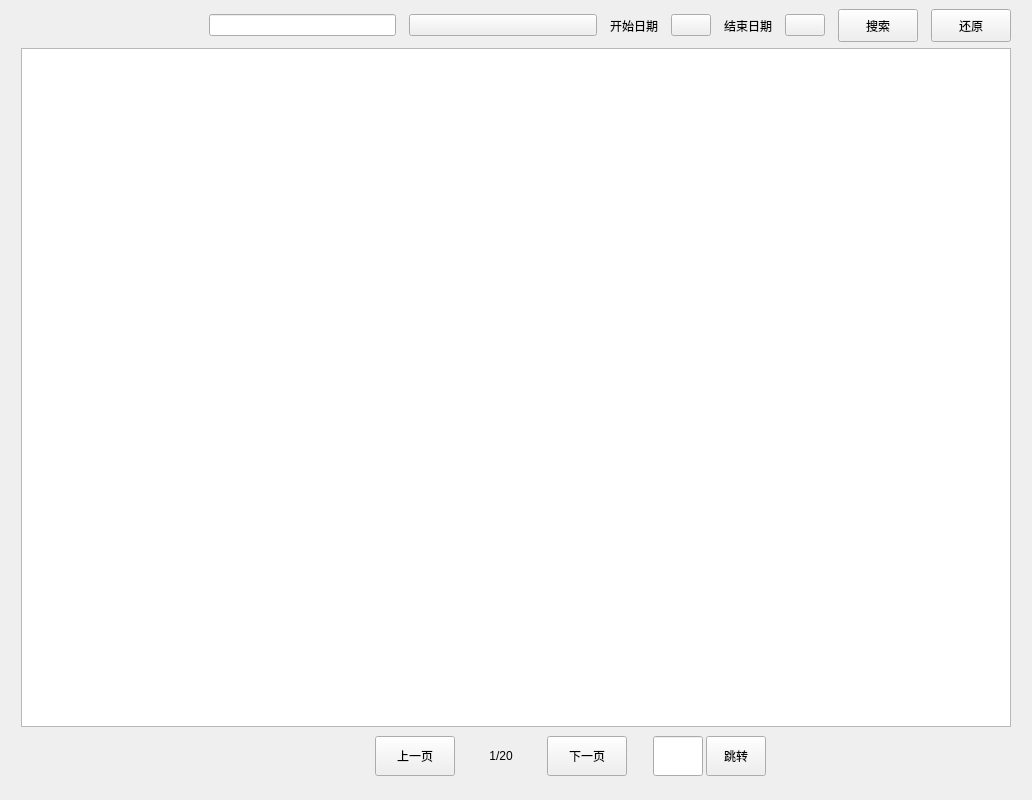
<?xml version="1.0" encoding="UTF-8"?>
<ui version="4.0">
 <class>Frame</class>
 <widget class="QFrame" name="Frame">
  <property name="geometry">
   <rect>
    <x>0</x>
    <y>0</y>
    <width>1032</width>
    <height>800</height>
   </rect>
  </property>
  <property name="windowTitle">
   <string>Frame</string>
  </property>
  <layout class="QVBoxLayout" name="verticalLayout_2">
   <property name="leftMargin">
    <number>21</number>
   </property>
   <property name="topMargin">
    <number>9</number>
   </property>
   <property name="rightMargin">
    <number>21</number>
   </property>
   <property name="bottomMargin">
    <number>21</number>
   </property>
   <item>
    <widget class="QFrame" name="frame">
     <property name="frameShape">
      <enum>QFrame::Shape::NoFrame</enum>
     </property>
     <property name="frameShadow">
      <enum>QFrame::Shadow::Raised</enum>
     </property>
     <layout class="QHBoxLayout" name="horizontalLayout">
      <property name="spacing">
       <number>13</number>
      </property>
      <property name="leftMargin">
       <number>0</number>
      </property>
      <property name="topMargin">
       <number>0</number>
      </property>
      <property name="rightMargin">
       <number>0</number>
      </property>
      <property name="bottomMargin">
       <number>0</number>
      </property>
      <item>
       <spacer name="horizontalSpacer_5">
        <property name="orientation">
         <enum>Qt::Orientation::Horizontal</enum>
        </property>
        <property name="sizeHint" stdset="0">
         <size>
          <width>40</width>
          <height>20</height>
         </size>
        </property>
       </spacer>
      </item>
      <item>
       <widget class="SearchLineEdit" name="search_input"/>
      </item>
      <item>
       <widget class="ComboBox" name="ComboBox">
        <property name="sizePolicy">
         <sizepolicy hsizetype="Expanding" vsizetype="Fixed">
          <horstretch>0</horstretch>
          <verstretch>0</verstretch>
         </sizepolicy>
        </property>
        <property name="text">
         <string/>
        </property>
       </widget>
      </item>
      <item>
       <widget class="CaptionLabel" name="CaptionLabel">
        <property name="text">
         <string>开始日期</string>
        </property>
        <property name="pixelFontSize" stdset="0">
         <number>14</number>
        </property>
       </widget>
      </item>
      <item>
       <widget class="CalendarPicker" name="start_date">
        <property name="minimumSize">
         <size>
          <width>0</width>
          <height>0</height>
         </size>
        </property>
        <property name="cursor">
         <cursorShape>PointingHandCursor</cursorShape>
        </property>
       </widget>
      </item>
      <item>
       <widget class="CaptionLabel" name="CaptionLabel_2">
        <property name="text">
         <string>结束日期</string>
        </property>
        <property name="pixelFontSize" stdset="0">
         <number>14</number>
        </property>
       </widget>
      </item>
      <item>
       <widget class="CalendarPicker" name="end_date">
        <property name="minimumSize">
         <size>
          <width>0</width>
          <height>0</height>
         </size>
        </property>
        <property name="cursor">
         <cursorShape>PointingHandCursor</cursorShape>
        </property>
       </widget>
      </item>
      <item>
       <widget class="PrimaryPushButton" name="search_button">
        <property name="minimumSize">
         <size>
          <width>80</width>
          <height>33</height>
         </size>
        </property>
        <property name="cursor">
         <cursorShape>PointingHandCursor</cursorShape>
        </property>
        <property name="text">
         <string>搜索</string>
        </property>
       </widget>
      </item>
      <item>
       <widget class="PushButton" name="clear_button">
        <property name="minimumSize">
         <size>
          <width>80</width>
          <height>33</height>
         </size>
        </property>
        <property name="cursor">
         <cursorShape>PointingHandCursor</cursorShape>
        </property>
        <property name="text">
         <string>还原</string>
        </property>
       </widget>
      </item>
     </layout>
    </widget>
   </item>
   <item>
    <widget class="QFrame" name="frame_2">
     <property name="frameShape">
      <enum>QFrame::Shape::NoFrame</enum>
     </property>
     <property name="frameShadow">
      <enum>QFrame::Shadow::Raised</enum>
     </property>
     <layout class="QVBoxLayout" name="verticalLayout">
      <property name="spacing">
       <number>0</number>
      </property>
      <property name="leftMargin">
       <number>0</number>
      </property>
      <property name="topMargin">
       <number>0</number>
      </property>
      <property name="rightMargin">
       <number>0</number>
      </property>
      <property name="bottomMargin">
       <number>0</number>
      </property>
      <item>
       <widget class="TableView" name="table_view"/>
      </item>
     </layout>
    </widget>
   </item>
   <item>
    <widget class="QFrame" name="frame_3">
     <property name="frameShape">
      <enum>QFrame::Shape::NoFrame</enum>
     </property>
     <property name="frameShadow">
      <enum>QFrame::Shadow::Raised</enum>
     </property>
     <layout class="QHBoxLayout" name="horizontalLayout_3">
      <property name="spacing">
       <number>16</number>
      </property>
      <property name="leftMargin">
       <number>0</number>
      </property>
      <property name="topMargin">
       <number>0</number>
      </property>
      <property name="rightMargin">
       <number>0</number>
      </property>
      <property name="bottomMargin">
       <number>0</number>
      </property>
      <item>
       <spacer name="horizontalSpacer_2">
        <property name="orientation">
         <enum>Qt::Orientation::Horizontal</enum>
        </property>
        <property name="sizeHint" stdset="0">
         <size>
          <width>189</width>
          <height>20</height>
         </size>
        </property>
       </spacer>
      </item>
      <item>
       <spacer name="horizontalSpacer">
        <property name="orientation">
         <enum>Qt::Orientation::Horizontal</enum>
        </property>
        <property name="sizeType">
         <enum>QSizePolicy::Policy::Fixed</enum>
        </property>
        <property name="sizeHint" stdset="0">
         <size>
          <width>109</width>
          <height>20</height>
         </size>
        </property>
       </spacer>
      </item>
      <item>
       <widget class="PushButton" name="prev_button">
        <property name="minimumSize">
         <size>
          <width>0</width>
          <height>40</height>
         </size>
        </property>
        <property name="cursor">
         <cursorShape>PointingHandCursor</cursorShape>
        </property>
        <property name="text">
         <string>上一页</string>
        </property>
       </widget>
      </item>
      <item>
       <widget class="CaptionLabel" name="page_label">
        <property name="minimumSize">
         <size>
          <width>60</width>
          <height>0</height>
         </size>
        </property>
        <property name="maximumSize">
         <size>
          <width>60</width>
          <height>16777215</height>
         </size>
        </property>
        <property name="text">
         <string>1/20</string>
        </property>
        <property name="alignment">
         <set>Qt::AlignmentFlag::AlignCenter</set>
        </property>
        <property name="pixelFontSize" stdset="0">
         <number>16</number>
        </property>
       </widget>
      </item>
      <item>
       <widget class="PushButton" name="next_button">
        <property name="minimumSize">
         <size>
          <width>0</width>
          <height>40</height>
         </size>
        </property>
        <property name="cursor">
         <cursorShape>PointingHandCursor</cursorShape>
        </property>
        <property name="text">
         <string>下一页</string>
        </property>
       </widget>
      </item>
      <item>
       <layout class="QHBoxLayout" name="horizontalLayout_2">
        <property name="spacing">
         <number>3</number>
        </property>
        <property name="sizeConstraint">
         <enum>QLayout::SizeConstraint::SetFixedSize</enum>
        </property>
        <property name="bottomMargin">
         <number>6</number>
        </property>
        <item>
         <spacer name="horizontalSpacer_4">
          <property name="orientation">
           <enum>Qt::Orientation::Horizontal</enum>
          </property>
          <property name="sizeType">
           <enum>QSizePolicy::Policy::Fixed</enum>
          </property>
          <property name="sizeHint" stdset="0">
           <size>
            <width>10</width>
            <height>20</height>
           </size>
          </property>
         </spacer>
        </item>
        <item>
         <widget class="LineEdit" name="goto_page_input">
          <property name="minimumSize">
           <size>
            <width>50</width>
            <height>40</height>
           </size>
          </property>
          <property name="maximumSize">
           <size>
            <width>50</width>
            <height>33</height>
           </size>
          </property>
         </widget>
        </item>
        <item>
         <widget class="PushButton" name="goto_page_button">
          <property name="minimumSize">
           <size>
            <width>60</width>
            <height>40</height>
           </size>
          </property>
          <property name="maximumSize">
           <size>
            <width>60</width>
            <height>33</height>
           </size>
          </property>
          <property name="cursor">
           <cursorShape>PointingHandCursor</cursorShape>
          </property>
          <property name="text">
           <string>跳转</string>
          </property>
         </widget>
        </item>
       </layout>
      </item>
      <item>
       <spacer name="horizontalSpacer_3">
        <property name="orientation">
         <enum>Qt::Orientation::Horizontal</enum>
        </property>
        <property name="sizeHint" stdset="0">
         <size>
          <width>189</width>
          <height>20</height>
         </size>
        </property>
       </spacer>
      </item>
     </layout>
    </widget>
   </item>
  </layout>
 </widget>
 <customwidgets>
  <customwidget>
   <class>PushButton</class>
   <extends>QPushButton</extends>
   <header>qfluentwidgets</header>
  </customwidget>
  <customwidget>
   <class>PrimaryPushButton</class>
   <extends>PushButton</extends>
   <header>qfluentwidgets</header>
  </customwidget>
  <customwidget>
   <class>ComboBox</class>
   <extends>QPushButton</extends>
   <header>qfluentwidgets</header>
  </customwidget>
  <customwidget>
   <class>TableView</class>
   <extends>QTableView</extends>
   <header>qfluentwidgets</header>
  </customwidget>
  <customwidget>
   <class>CaptionLabel</class>
   <extends>QLabel</extends>
   <header>qfluentwidgets</header>
  </customwidget>
  <customwidget>
   <class>LineEdit</class>
   <extends>QLineEdit</extends>
   <header>qfluentwidgets</header>
  </customwidget>
  <customwidget>
   <class>SearchLineEdit</class>
   <extends>LineEdit</extends>
   <header>qfluentwidgets</header>
  </customwidget>
  <customwidget>
   <class>CalendarPicker</class>
   <extends>QPushButton</extends>
   <header>qfluentwidgets</header>
  </customwidget>
 </customwidgets>
 <resources/>
 <connections/>
</ui>
